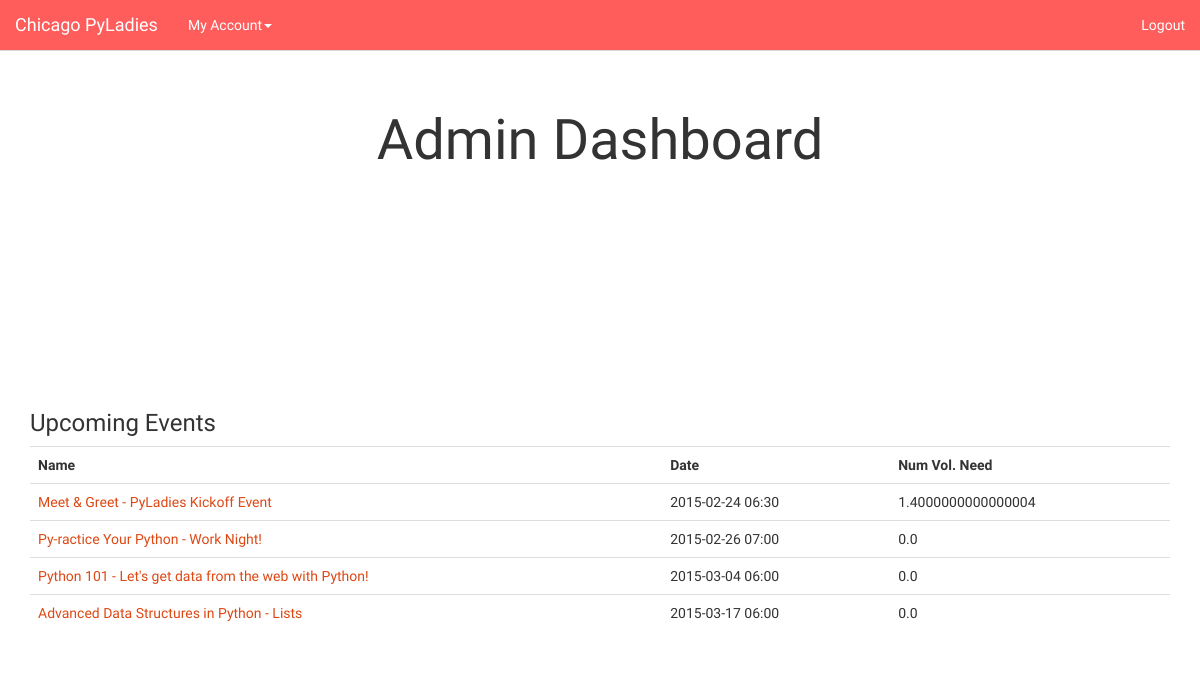
The page /admin_dashboard (signed in) on the database its author committed.
### app/models.py (models this page shows, shortened)
class Event(db.Model):
    __tablename__ = 'events'
    meetup_id = db.Column(db.Integer, primary_key=True, unique=True)
    name = db.Column(db.String(120))
    event_url = db.Column(db.String(80))
    start_time = db.Column(db.Integer)
    duration = db.Column(db.Integer)
    attendee_count = db.Column(db.Integer)
    @property
    def total_volunteers(self):
        return self.attendee_count / 10
    @property
    def num_volunteers(self):
        sql = "SELECT * FROM volunteer_schedule WHERE meetup_id = {0}".format(self.meetup_id)
        return len(db.session.query(volunteer_schedule).from_statement(text(sql)).all())
    @property
    def num_volunteers_needed(self):
        return self.total_volunteers - self.num_volunteers

### app/views.py (the view)
@app.route('/admin_dashboard')
def admin_dashboard():
    if session.get('email') not in app.config['ADMINS']:
        return redirect(url_for('index'))
    events = Event.query.filter(Event.start_time >= int(datetime.utcnow().strftime("%s"))).all()
    if events:
        events = sorted(events, key=lambda e: e.start_time) # Sort events based on start time
    return render_template("admin_dashboard.html", events=events)

### app/__init__.py (called while the page is built)
@app.context_processor
def date_processor():
    def get_human_readable_date(time):
        naive = datetime.datetime.utcfromtimestamp(time)
        tz = pytz.timezone("America/Chicago")
        tzoffset = tz.utcoffset(naive)
        localized = tzoffset + naive
        return localized.strftime('%Y-%m-%d %I:%M')
    return dict(get_human_readable_date=get_human_readable_date)

@app.context_processor
def time_processor():
    def get_num_of_hours(time_in_milliseconds):
        '''
        :param time_in_milliseconds: as it sounds :-)
        :return: num_of_hours (3600000 ms per hour)
        '''
        return time_in_milliseconds / 3600000
    return dict(get_num_of_hours=get_num_of_hours)

@app.context_processor
def admin_processor():
    def is_user_admin(email):
        print email in app.config['ADMINS']
        return email in app.config['ADMINS']
    return dict(is_user_admin=is_user_admin)

### app/templates/admin_dashboard.html (shortened to what this page needs)
<!DOCTYPE html
PUBLIC "-//W3C//DTD XHTML 1.0 Transitional//EN"
"http://www.w3.org/TR/xhtml1/DTD/xhtml1-transitional.dtd">
<html>
<head>
    <link rel="stylesheet" href ="{{ url_for('static', filename='bootstrap.css') }}" media="screen">
    <link rel="stylesheet" href = "{{ url_for('static', filename='bootswatch.css') }}">
</head>
<body>
    {% include 'navbar.html' %}
    <div class="container">
        <div class="page-header" id="banner">
            <div class="row">
                <div class="col-lg-12 col-md-12 col-sm-12">
                    <h1 class="welcome">Admin Dashboard</h1>
                </div>
            </div>
        </div>
        {% if events %}
        <h3>Upcoming Events</h3>
        <table class="table">
            <tr>
                <th>Name</th>
                <th>Date</th>
                <th>Num Vol. Need</th>
            </tr>
            {% for event in events %}
            <tr>
                <td><a href="{{ url_for('event_volunteers', meetup_id=event.meetup_id) }}">{{event.name}}</a></td>
                <td>{{get_human_readable_date(event.start_time)}}</td>
                <td class="volunteer_qty">{{event.num_volunteers_needed}}</td>
            </tr>
            {% endfor %}
        </table>
        {% else %}
        <h3>No events scheduled.</h3>
        {% endif %}
    </div>
</body>
</html>

### app/static/bootswatch.css (style rules this page uses)
body { padding-top: 50px }
#banner { min-height: 300px; border-bottom: none }
.page-header h1 { font-size: 4em; text-align: center; }

### rows shown on the page
Event: name "Meet & Greet - PyLadies Kickoff Event", start_time "2015-02-24 06:30", num_volunteers_needed "1.4000000000000004"
Event: name "Py-ractice Your Python - Work Night!", start_time "2015-02-26 07:00", num_volunteers_needed "0.0"
Event: name "Python 101 - Let's get data from the web with Python!", start_time "2015-03-04 06:00", num_volunteers_needed "0.0"
Event: name "Advanced Data Structures in Python - Lists", start_time "2015-03-17 06:00", num_volunteers_needed "0.0"
